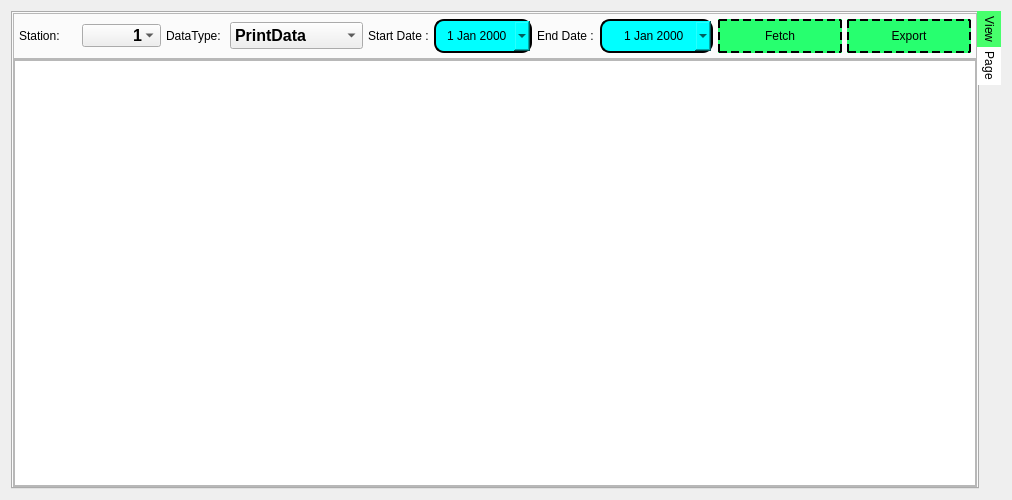
<?xml version="1.0" encoding="UTF-8"?>
<ui version="4.0">
 <class>Data_Win</class>
 <widget class="QWidget" name="Data_Win">
  <property name="geometry">
   <rect>
    <x>0</x>
    <y>0</y>
    <width>1012</width>
    <height>500</height>
   </rect>
  </property>
  <property name="minimumSize">
   <size>
    <width>500</width>
    <height>300</height>
   </size>
  </property>
  <property name="windowTitle">
   <string>View Data Window</string>
  </property>
  <layout class="QVBoxLayout" name="verticalLayout">
   <item>
    <widget class="QTabWidget" name="tabWidget">
     <property name="styleSheet">
      <string notr="true">QTabBar::tab {
    padding: 5px;
	font: 700 12pt &quot;Cascadia Code&quot;;
	background-color: rgb(255, 255, 255);
} 

QTabBar::tab:selected { 
	background-color:rgb(71, 255, 108);
    margin-bottom: -1px; 
}
</string>
     </property>
     <property name="tabPosition">
      <enum>QTabWidget::East</enum>
     </property>
     <property name="currentIndex">
      <number>0</number>
     </property>
     <property name="iconSize">
      <size>
       <width>30</width>
       <height>30</height>
      </size>
     </property>
     <widget class="QWidget" name="tab_4">
      <attribute name="icon">
       <iconset resource="asset.qrc">
        <normaloff>:/Icons/Assets/icons/icons8-bar-chart-96.png</normaloff>:/Icons/Assets/icons/icons8-bar-chart-96.png</iconset>
      </attribute>
      <attribute name="title">
       <string>View</string>
      </attribute>
      <layout class="QVBoxLayout" name="verticalLayout_6">
       <property name="spacing">
        <number>0</number>
       </property>
       <property name="leftMargin">
        <number>0</number>
       </property>
       <property name="topMargin">
        <number>0</number>
       </property>
       <property name="rightMargin">
        <number>0</number>
       </property>
       <property name="bottomMargin">
        <number>0</number>
       </property>
       <item alignment="Qt::AlignTop">
        <widget class="QFrame" name="frame_3">
         <property name="frameShape">
          <enum>QFrame::StyledPanel</enum>
         </property>
         <property name="frameShadow">
          <enum>QFrame::Raised</enum>
         </property>
         <layout class="QHBoxLayout" name="horizontalLayout_4">
          <property name="spacing">
           <number>5</number>
          </property>
          <property name="leftMargin">
           <number>5</number>
          </property>
          <property name="topMargin">
           <number>5</number>
          </property>
          <property name="rightMargin">
           <number>5</number>
          </property>
          <property name="bottomMargin">
           <number>5</number>
          </property>
          <item>
           <widget class="QLabel" name="label_9">
            <property name="styleSheet">
             <string notr="true">QLabel{
	font: 700 14pt &quot;Cascadia Code&quot;;
}</string>
            </property>
            <property name="text">
             <string>Station:</string>
            </property>
           </widget>
          </item>
          <item>
           <widget class="QComboBox" name="comboBox">
            <property name="font">
             <font>
              <pointsize>12</pointsize>
              <bold>true</bold>
             </font>
            </property>
            <property name="styleSheet">
             <string notr="true">QComboBox{
	padding-left:50px;
}</string>
            </property>
            <item>
             <property name="text">
              <string>1</string>
             </property>
            </item>
            <item>
             <property name="text">
              <string>2</string>
             </property>
            </item>
           </widget>
          </item>
          <item>
           <widget class="QLabel" name="label_10">
            <property name="styleSheet">
             <string notr="true">QLabel{
	font: 700 14pt &quot;Cascadia Code&quot;;
}</string>
            </property>
            <property name="text">
             <string>DataType:</string>
            </property>
           </widget>
          </item>
          <item>
           <widget class="QComboBox" name="comboBox_2">
            <property name="font">
             <font>
              <pointsize>12</pointsize>
              <bold>true</bold>
             </font>
            </property>
            <item>
             <property name="text">
              <string>PrintData</string>
             </property>
            </item>
            <item>
             <property name="text">
              <string>ScannedData</string>
             </property>
            </item>
           </widget>
          </item>
          <item>
           <widget class="QLabel" name="label_7">
            <property name="styleSheet">
             <string notr="true">QLabel{
	font: 700 14pt &quot;Cascadia Code&quot;;
}</string>
            </property>
            <property name="text">
             <string>Start Date :</string>
            </property>
           </widget>
          </item>
          <item>
           <widget class="QDateEdit" name="dateEdit">
            <property name="styleSheet">
             <string notr="true">QDateEdit{
	border:2px solid black;
	color: rgb(0, 0, 0);
	border-radius:10px;
	padding-left:5px;
	height:30px;
	
	font: 600 12pt &quot;Cascadia Code SemiBold&quot;;
	background-color: rgb(0, 255, 255);
}
QDateEdit::drop-down{
	image: url(:/Icons/Assets/icons/icons8-business-64.png);
	height:20px;
	width:20px;
	padding:2.5px;
}
QCalendarWidget QToolButton{
	
	color: rgb(0, 0, 0);
	icon-size: 20px;
	padding-bottom:10px;
}
</string>
            </property>
            <property name="alignment">
             <set>Qt::AlignCenter</set>
            </property>
            <property name="calendarPopup">
             <bool>true</bool>
            </property>
           </widget>
          </item>
          <item>
           <widget class="QLabel" name="label_8">
            <property name="styleSheet">
             <string notr="true">QLabel{
	font: 700 14pt &quot;Cascadia Code&quot;;
}</string>
            </property>
            <property name="text">
             <string>End Date :</string>
            </property>
           </widget>
          </item>
          <item>
           <widget class="QDateEdit" name="dateEdit_2">
            <property name="styleSheet">
             <string notr="true">QDateEdit{
	border:2px solid black;
	color: rgb(0, 0, 0);
	border-radius:10px;
	padding-left:20px;
	height:30px;
	
	font: 600 12pt &quot;Cascadia Code SemiBold&quot;;
	background-color: rgb(0, 255, 255);
}
QDateEdit::drop-down{
	image: url(:/Icons/Assets/icons/icons8-business-64.png);
	height:20px;
	width:20px;
	padding:2.5px;
}
QCalendarWidget QToolButton{
	
	color: rgb(0, 0, 0);
	icon-size: 20px;
	padding-bottom:10px;
}
</string>
            </property>
            <property name="calendarPopup">
             <bool>true</bool>
            </property>
           </widget>
          </item>
          <item>
           <widget class="QPushButton" name="pushButton_4">
            <property name="styleSheet">
             <string notr="true">QPushButton{
	border-radius:20px;
	border:2px dashed black;
	height:30px;
	width:120px;
	background-color: rgb(39, 255, 111);
	
	font: 600 12pt &quot;Cascadia Mono SemiBold&quot;;
}
QPushButton::hover{
	background-color: rgb(239, 255, 64);
}</string>
            </property>
            <property name="text">
             <string>Fetch</string>
            </property>
            <property name="icon">
             <iconset resource="asset.qrc">
              <normaloff>:/Icons/Assets/icons/icons8-search-48.png</normaloff>:/Icons/Assets/icons/icons8-search-48.png</iconset>
            </property>
            <property name="iconSize">
             <size>
              <width>30</width>
              <height>30</height>
             </size>
            </property>
           </widget>
          </item>
          <item>
           <widget class="QPushButton" name="pushButton_5">
            <property name="styleSheet">
             <string notr="true">QPushButton{
	border-radius:20px;
	border:2px dashed black;
	height:30px;
	width:120px;
	background-color: rgb(39, 255, 111);
	
	font: 600 12pt &quot;Cascadia Mono SemiBold&quot;;
}
QPushButton::hover{
	background-color: rgb(239, 255, 64);
}</string>
            </property>
            <property name="text">
             <string>Export</string>
            </property>
            <property name="icon">
             <iconset resource="asset.qrc">
              <normaloff>:/Icons/Assets/icons/icons8-menu-100.png</normaloff>:/Icons/Assets/icons/icons8-menu-100.png</iconset>
            </property>
            <property name="iconSize">
             <size>
              <width>30</width>
              <height>30</height>
             </size>
            </property>
           </widget>
          </item>
         </layout>
        </widget>
       </item>
       <item>
        <widget class="QFrame" name="frame_4">
         <property name="sizePolicy">
          <sizepolicy hsizetype="Preferred" vsizetype="Expanding">
           <horstretch>0</horstretch>
           <verstretch>0</verstretch>
          </sizepolicy>
         </property>
         <property name="frameShape">
          <enum>QFrame::StyledPanel</enum>
         </property>
         <property name="frameShadow">
          <enum>QFrame::Raised</enum>
         </property>
         <layout class="QVBoxLayout" name="verticalLayout_7">
          <property name="spacing">
           <number>0</number>
          </property>
          <property name="leftMargin">
           <number>0</number>
          </property>
          <property name="topMargin">
           <number>0</number>
          </property>
          <property name="rightMargin">
           <number>0</number>
          </property>
          <property name="bottomMargin">
           <number>0</number>
          </property>
          <item>
           <widget class="DataFrameTable" name="tableWidget_2">
            <property name="styleSheet">
             <string notr="true">QTableWidget{
	font: 600 12pt &quot;Cascadia Mono SemiBold&quot;;
}</string>
            </property>
            <property name="editTriggers">
             <set>QAbstractItemView::NoEditTriggers</set>
            </property>
            <property name="alternatingRowColors">
             <bool>true</bool>
            </property>
            <property name="sortingEnabled">
             <bool>true</bool>
            </property>
           </widget>
          </item>
         </layout>
        </widget>
       </item>
      </layout>
     </widget>
     <widget class="QWidget" name="tab">
      <attribute name="title">
       <string>Page</string>
      </attribute>
     </widget>
    </widget>
   </item>
  </layout>
 </widget>
 <customwidgets>
  <customwidget>
   <class>DataFrameTable</class>
   <extends>QTableWidget</extends>
   <header location="global">dataframetable.h</header>
  </customwidget>
 </customwidgets>
 <resources>
  <include location="asset.qrc"/>
 </resources>
 <connections/>
</ui>
